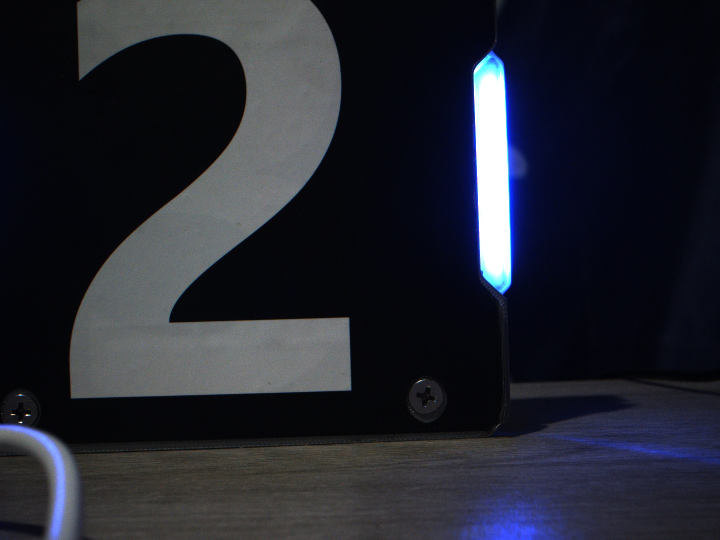
//> input picture tools/board/exp8000.jpg, 1440 x 1080 px (shown at 1/2 size)
$ ./test8 app_det.jpg exp8000.jpg   (built with g++ and OpenCV 4)
//> lines starting //> are read from the running program, lines starting //| are printed output that depends on the picture
// Decode test: sigmoid on ch8..21, draw best box per input mode
#include <aidlux/aidlite/aidlite.hpp>
#include <opencv2/opencv.hpp>
#include <algorithm>
#include <cmath>
#include <cstdio>
#include <cstring>
#include <vector>
#include <unistd.h>

namespace aal = Aidlux::Aidlite;
using namespace aal;
static const int IW = 640, IH = 640, NB = 25200, NS = 22;

static inline float sig(float x) { return 1.0f / (1.0f + std::exp(-x)); }

static void letterbox(const cv::Mat& bgr, std::vector<unsigned char>& u8, std::vector<float>& f01,
                      float& sc_out, int& px_out, int& py_out) {
    u8.assign((size_t)IW * IH * 3, 114);
    const float sc = std::min((float)IW / bgr.cols, (float)IH / bgr.rows);
    int sw = std::max(1, (int)lround(bgr.cols * sc)), sh = std::max(1, (int)lround(bgr.rows * sc));
    cv::Mat rs; cv::resize(bgr, rs, cv::Size(sw, sh));
    cv::Mat canvas(IH, IW, CV_8UC3, cv::Scalar::all(114));
    rs.copyTo(canvas(cv::Rect((IW - sw) / 2, (IH - sh) / 2, sw, sh)));
    cv::Mat rgb; cv::cvtColor(canvas, rgb, cv::COLOR_BGR2RGB);
    std::memcpy(u8.data(), rgb.data, (size_t)IW * IH * 3);
    f01.resize(u8.size());
    for (size_t i = 0; i < u8.size(); ++i) f01[i] = u8[i] / 255.0f;
    sc_out = sc; px_out = (IW - sw) / 2; py_out = (IH - sh) / 2;
}

int main(int argc, char** argv) {
    const char* model = argv[1];
    const char* img_path = (argc > 2) ? argv[2] : "/root/smoke/f120.jpg";

    cv::Mat bgr = cv::imread(img_path);
//> bgr is the input picture: 1080 rows x 1440 cols, CV_8UC3; mean B, G, R 46.3, 36.8, 34.9
    if (bgr.empty()) { printf("no img\n"); return 1; }
    printf("image %dx%d\n", bgr.cols, bgr.rows);
//| image 1440x1080

    std::vector<unsigned char> u8;
    std::vector<float> f01;
    float sc; int px, py;
    letterbox(bgr, u8, f01, sc, px, py);
//> in letterbox, `u8.assign((size_t)IW * IH * 3, 114);`: u8 = 1228800 items
//> in letterbox, `cv::resize(bgr, rs, cv::Size(sw, sh))`:
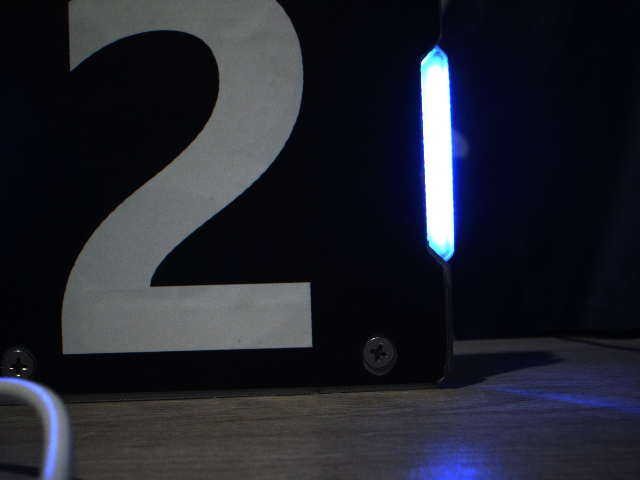
//> rs: 480 rows x 640 cols, CV_8UC3; mean B, G, R 46.2, 36.7, 34.9
//> in letterbox, `rs.copyTo(canvas(cv::Rect((IW - sw) / 2, (IH - sh) / 2, sw, sh)));`:
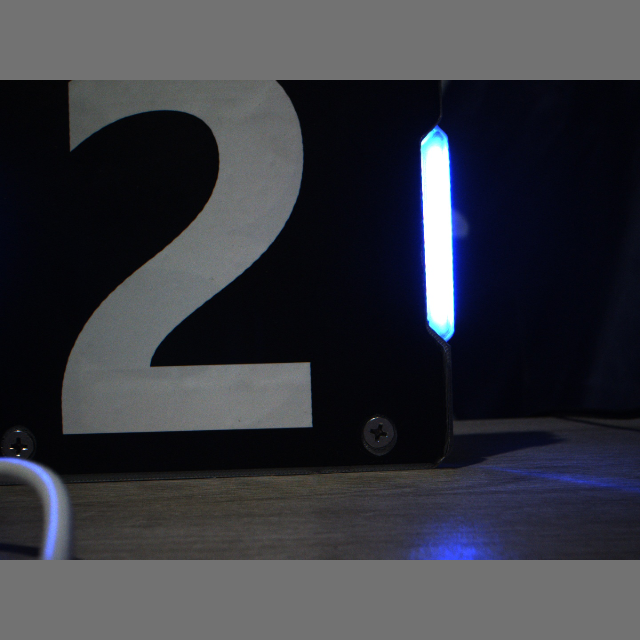
//> canvas: 640 rows x 640 cols, CV_8UC3; mean B, G, R 63.2, 56, 54.7
//> u8 = 1228800 items; f01 = 1228800 items; sc = 0.444; px = 0; py = 80

//> (the run ends here: the program needs code that is not available in this run, at `Model* m = Model::create_instance(model);`)

$ run again, on tools/board/flip_xy.jpg
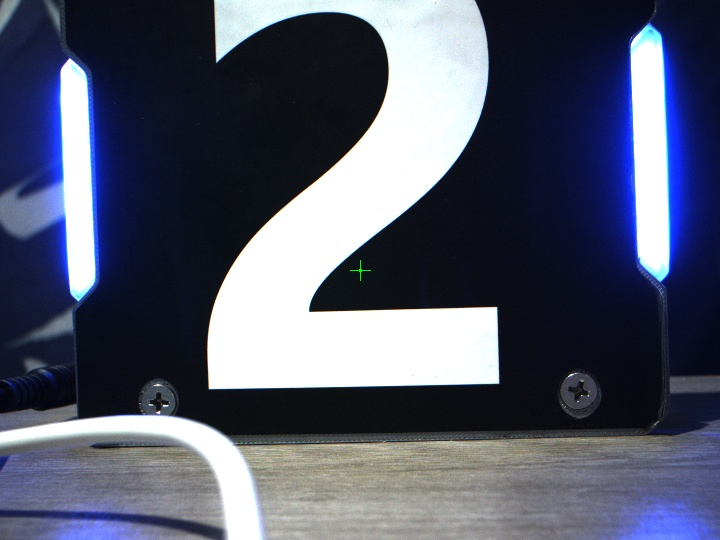
//> input picture tools/board/flip_xy.jpg, 720 x 540 px
//> bgr is the input picture: 540 rows x 720 cols, CV_8UC3; mean B, G, R 108.1, 89, 84.1
//| image 720x540
//> in letterbox, `u8.assign((size_t)IW * IH * 3, 114);`: u8 = 1228800 items
//> in letterbox, `rs.copyTo(canvas(cv::Rect((IW - sw) / 2, (IH - sh) / 2, sw, sh)));`:
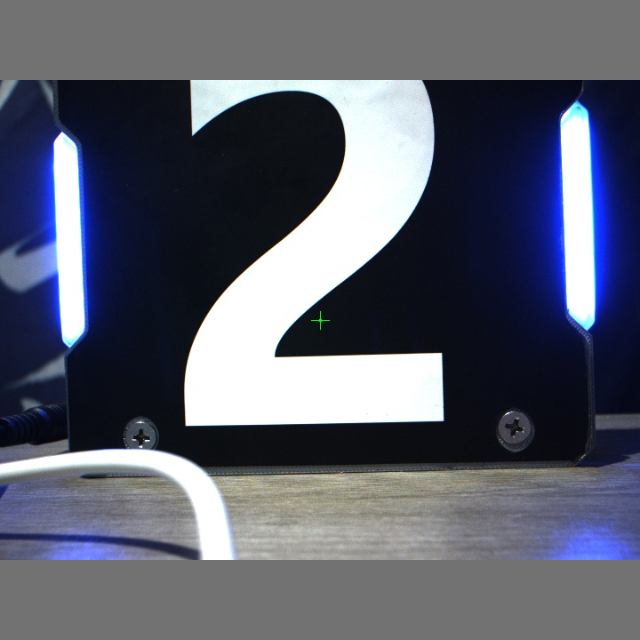
//> canvas: 640 rows x 640 cols, CV_8UC3; mean B, G, R 109.5, 95.2, 91.5
//> `letterbox(bgr, u8, f01, sc, px, py);`: sc = 0.889; px = 0; py = 80
